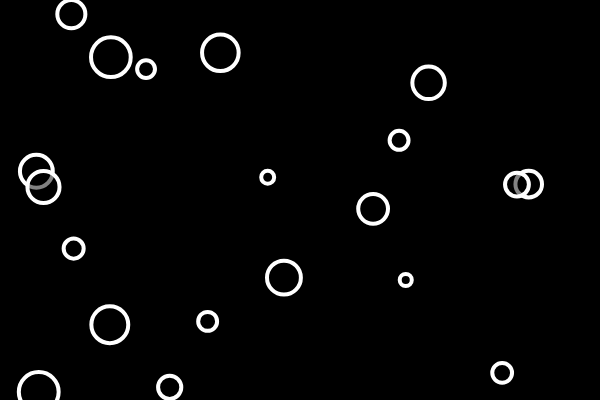
Frame 1 (no input)
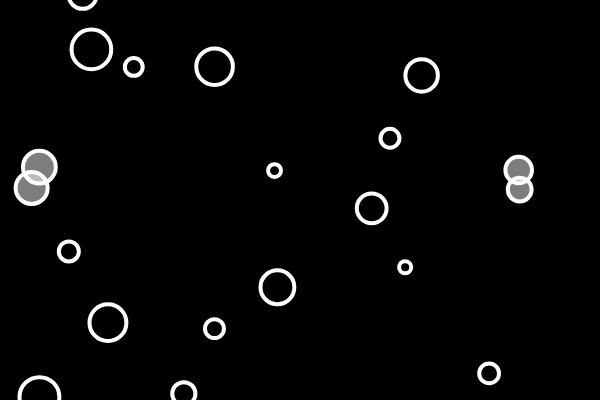
Frame 60 (no input)
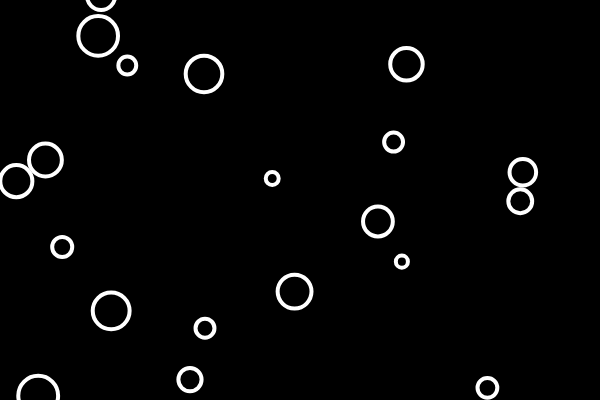
Frame 120 (the mouse pressed at the canvas centre since frame 60)

The p5.js sketch that drew these frames (run headless with seeded random() and noise() and a simulated clock; from frame 60 on, the mouse is pressed at the canvas centre):

// p5.js sketch
// ── sketch.js
// objects in arrays
// bubble intersection pt1
let bubbles = [];
// let unicorn;

function setup() {
	createCanvas(600, 400);
	for (let i = 0; i < 20; i++) {
		let x = random(width);
		let y = random(height);
		let r = random(5, 20);
		bubbles[i] = new Bubble(x, y, r);
	}
	// unicorn = new Bubble(400, 200, 10);
}
function draw() {
	background (0);
// unicorn.x = mouseX;
// unicorn.y = mouseY;
// unicorn.display();
// unicorn.move();


	for (let b of bubbles) {
		b.display();
		b.move();
		let overlapping = false;
		for (let other of bubbles) {
		if (b !== other && b.intersects(other)) {
			overlapping = true;
			}
		}
		if (overlapping) {
			b.changeColor(255);
		}	else {
			b.changeColor(0);
		}
	}
}

class Bubble {
		constructor(x, y, r = 50) {
			this.x = x;
			this.y = y;
			this.r = r;
			this.brightness = 0;
		}
		intersects(other){
			let d = dist(this.x, this.y, other.x, other.y);
			return( d < this.r + other.r);
		// 	if (d < bubble1.r + bubble2.r) {
		// 		return true;
		// 	} else {
		// 	return false;
		// }
		}

		changeColor(bright) {
			this.brightness = bright;
		}

		contains(x, y) {
			let d = dist(x, y, this.x, this.y);
			if (d < this.r) {
				return true;
			} else {
				return false;
			}
		}
		move() {
			this.x = this.x + random(-2, 2);
			this.y = this.y + random(-2, 2);
		}
		display() {
			stroke (255);
			strokeWeight(4);
	//		noStroke();
			fill(this.brightness, 125);
			ellipse(this.x, this.y, this.r * 2);
		}
}
